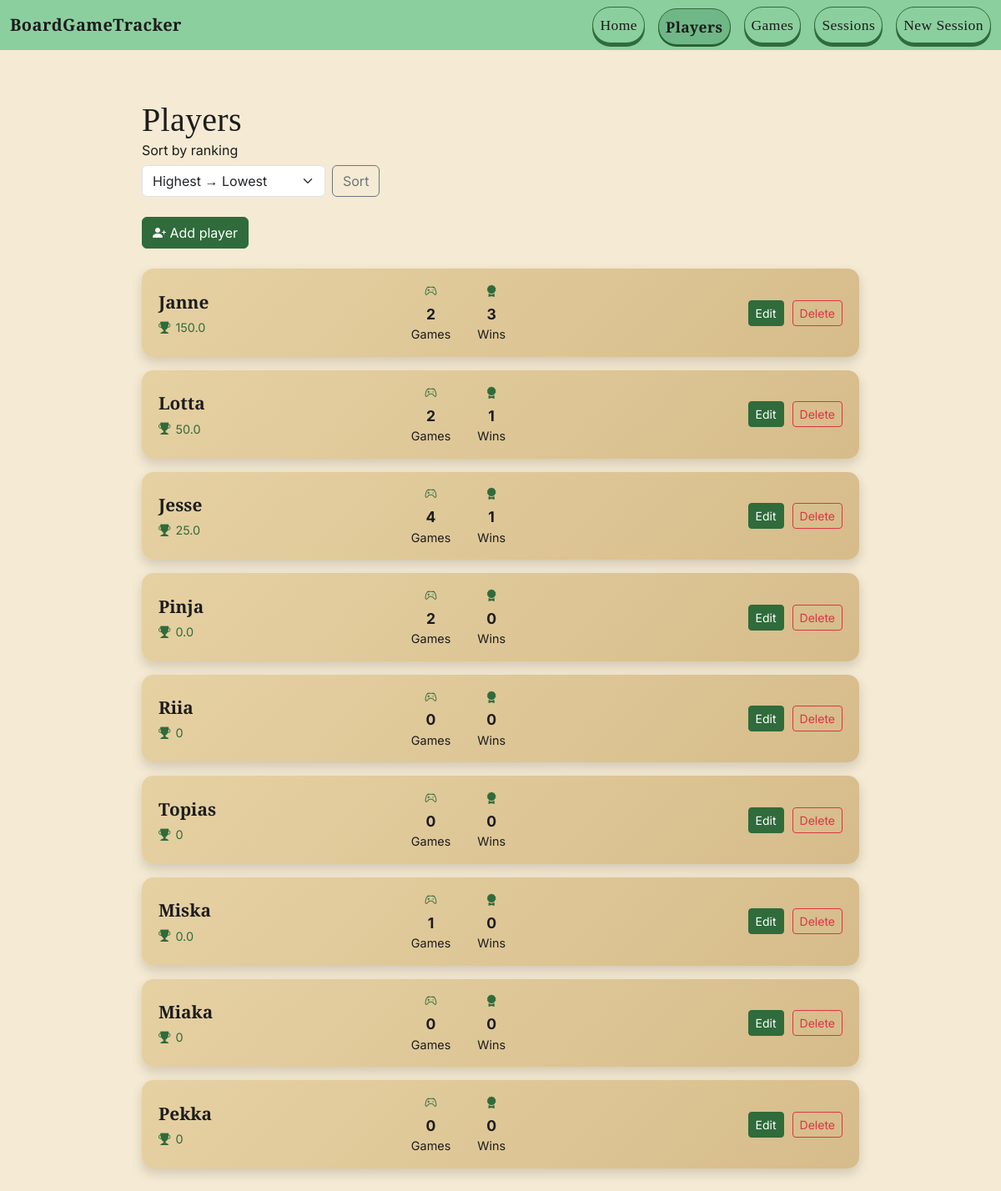
The page /players on the database its author committed.
### tables this page shows
CREATE TABLE players (
    id INTEGER PRIMARY KEY AUTOINCREMENT,
    name TEXT NOT NULL,
    games_played INTEGER DEFAULT 0,
    wins INTEGER DEFAULT 0
);

### controllers/player_controller.py (the view)
@player_controller.route("/players") # Method is GET by default unless stated otherwise
def get_players():
    connection = get_db_connection()
    players_from_db = connection.execute("SELECT * FROM players").fetchall()
    connection.close()
    player_list = [Player(row) for row in players_from_db]
    order = request.args.get("order","desc")
    player_list_sorted = sorted(player_list, key=lambda p:p.ranking, reverse=( order == "desc" ))
    return render_template("players.html", players = player_list_sorted, selected_order = order)

### database.py (called while the page is built)
def get_db_connection():
    connection = sqlite3.connect("database.db")
    connection.row_factory = sqlite3.Row
    return connection

### models/player.py (called while the page is built)
    @property
    def ranking(self):
        if self.games_played == 0:
            return 0
        return round((self.wins/self.games_played) * 100, 1)

### templates/players.html (shortened to what this page needs)
{% extends "base.html" %}
{% block body %}
<div class="players-header mb-4">
    <div class="players-title">
        <h1 class="mb-0">Players</h1>
    </div>
    <form method="get" action="/players" class="players-sort">
        <label for="order" class="mb-0">Sort by ranking</label>
        <div class="players-sort-controls">
            <select name="order" id="order" class="form-select">
                <option value="desc" {% if selected_order == "desc" %}selected{% endif %}>
                    Highest → Lowest
                </option>
            </select>
            <button type="submit" class="btn btn-outline-secondary">
                Sort
            </button>
        </div>
    </form>
    <br>
    <div class="players-add">
        <button
            class="btn btn-primary"
            data-bs-toggle="modal"
            data-bs-target="#addPlayerModal">
            <i class="bi bi-person-plus-fill"></i>
            Add player
        </button>
    </div>
</div>
<div class="player-list">
    {% for player in players %}
    <div class="player-card">
        <div class="player-main">
            <div class="player-name">{{ player.name }}</div>
            <div class="player-ranking">
                <i class="bi bi-trophy-fill"></i>
                {{ player.ranking }}
            </div>
        </div>
        <div class="player-stats">
            <div>
                <i class="bi bi-controller"></i>
                <strong>{{ player.games_played }}</strong>
                <span>Games</span>
            </div>
            <div>
                <i class="bi bi-award-fill"></i>
                <strong>{{ player.wins }}</strong>
                <span>Wins</span>
            </div>
        </div>
        <div class="player-actions">
            <button
                class="btn btn-sm btn-primary"
                data-bs-toggle="modal"
                data-bs-target="#editPlayerModal{{ player.id }}">
                Edit
            </button>
            <form action="/delete_player/{{ player.id }}" method="POST"
                  onsubmit="return confirm('Are you sure you want to delete this player?');">
                <button type="submit" class="btn btn-sm btn-outline-danger">
                    Delete
                </button>
            </form>
        </div>
    </div>
    {% endfor %}
</div>
{% endblock %}

### templates/base.html (shortened to what this page needs)
<!DOCTYPE html>
<html lang="en">
<head>
    <link href="https://cdn.jsdelivr.net/npm/bootstrap@5.3.8/dist/css/bootstrap.min.css" rel="stylesheet">
    <link href="https://cdn.jsdelivr.net/npm/bootstrap-icons@1.11.1/font/bootstrap-icons.css" rel="stylesheet">
    <link rel="stylesheet" href="{{ url_for('static', filename='custom.css') }}">
</head>
<body>
    <nav class="navbar navbar-expand-lg">
    <div class="container-fluid">
        <a class="navbar-brand" href="/">BoardGameTracker</a>
        <div class="collapse navbar-collapse" id="navbarContent">
            <ul class="navbar-nav ms-auto">
                <li class="nav-item">
                    <a class="nav-link nav-btn {% if request.path == '/' %}active{% endif %}" href="/">Home</a>
                </li>
                <li class="nav-item">
                    <a class="nav-link nav-btn {% if request.path == '/players' %}active{% endif %}" href="/players">Players</a>
                </li>
                <li class="nav-item">
                    <a class="nav-link nav-btn {% if request.path == '/games' %}active{% endif %}" href="/games">Games</a>
                </li>
                <li class="nav-item">
                    <a class="nav-link nav-btn {% if request.path == '/sessions' %}active{% endif %}" href="/sessions">Sessions</a>
                </li>
                <li class="nav-item">
                    <a class="nav-link nav-btn {% if request.path == '/add_session' %}active{% endif %}" href="/add_session">New Session</a>
                </li>
            </ul>
        </div>
    </div>
    </nav>
     <div class="{% block container_class %}page-container{% endblock %}">
    {% block body %}{% endblock %}
    </div>
</body>
</html>

### static/custom.css (style rules this page uses)
body { font-family: 'Inter', sans-serif; background-color: #F5EAD3; color: #1C1C1C; }
h1, h2, h3, .game-title, .navbar-brand { font-family: 'Spectral', serif; letter-spacing: 0.3px; }
.btn-primary { background-color: #2F6B3B !important; border-color: #2F6B3B !important; }
.navbar .nav-link, .navbar .navbar-brand { color: #1C1C1C !important; }
.navbar, .navbar-brand, .navbar .nav-link, .nav-btn { font-family: 'Spectral', serif; letter-spacing: 0.4px; font-weight: 500; }
.navbar { background-color: #8CCF9F !important; }
.navbar-brand { font-weight: bold; color: #1C1C1C !important; }
.navbar-nav .nav-link { color: #1C1C1C !important; font-size: 1.1rem; margin-left: 1rem; }
.nav-btn { background: #8CCF9F; color: #1C1C1C !important; padding: 8px 18px; border-radius: 30px; border: 1px solid #2F6B3B; box-sizing: border-box; margin-left: 10px; box-shadow: 0px 4px 0px #2F6B3B; text-decoration: none; transition: all 0.15s ease-in-out; font-weight: 500; }
.nav-btn.active { background: #6FB786; box-shadow: 0px 2px 0px #265c32; transform: translateY(2px); font-weight: 600; }
.page-container { max-width: 900px; margin: 40px auto; padding: 20px; }
.player-list { display: flex; flex-direction: column; gap: 16px; }
.player-card { background: linear-gradient( 135deg, #E6D1A3, #D6BC8A ); border-radius: 14px; padding: 16px 20px; display: grid; grid-template-columns: 1.5fr 2fr auto; align-items: center; box-shadow: 0 6px 14px rgba(0,0,0,0.15); }
.player-main { display: flex; flex-direction: column; gap: 4px; }
.player-name { font-family: 'Spectral', serif; font-size: 1.3rem; font-weight: 600; }
.player-ranking { font-size: 0.9rem; color: #2F6B3B; display: flex; align-items: center; gap: 6px; }
.player-stats { display: flex; gap: 32px; }
.player-stats div { display: flex; flex-direction: column; align-items: center; font-size: 0.9rem; }
.player-stats strong { font-size: 1.1rem; }
.player-stats i { color: #2F6B3B; margin-bottom: 4px; }
.player-actions { display: flex; gap: 10px; align-items: center; }
.player-actions form { margin: 0; }
.players-sort { display: flex; flex-direction: column; gap: 6px; }
.players-sort-controls { display: flex; align-items: center; gap: 8px; }
.players-sort-controls .form-select { min-width: 220px; width: auto; }

### rows shown on the page
players: name "Janne", ranking "150.0", games_played "2", wins "3"
players: name "Lotta", ranking "50.0", games_played "2", wins "1"
players: name "Jesse", ranking "25.0", games_played "4", wins "1"
players: name "Pinja", ranking "0.0", games_played "2", wins "0"
players: name "Riia", ranking "0", games_played "0", wins "0"
players: name "Topias", ranking "0", games_played "0", wins "0"
players: name "Miska", ranking "0.0", games_played "1", wins "0"
players: name "Miaka", ranking "0", games_played "0", wins "0"
players: name "Pekka", ranking "0", games_played "0", wins "0"
